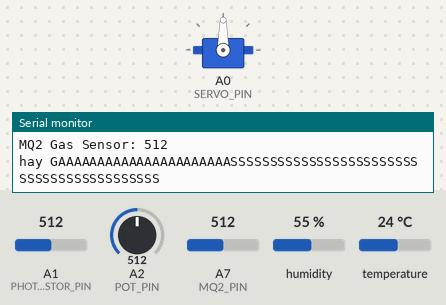
The program below on a simulated Arduino Mega 2560, built with avr-gcc and run on an emulated ATmega2560. Shown: servo, the last lines printed to the serial monitor. The test bench sets the inputs (shaded band); at power-on: A7 (MQ2_PIN) = 512, A1 (PHOTORESISTOR_PIN) = 512, A2 (POT_PIN) = 512, humidity 55 %, temperature 24 °C.

Above: at 1.2 s.
1.3 s: A7 (MQ2_PIN) set to 443
6.2 s: A7 (MQ2_PIN) set to 414
At 10.2 s:
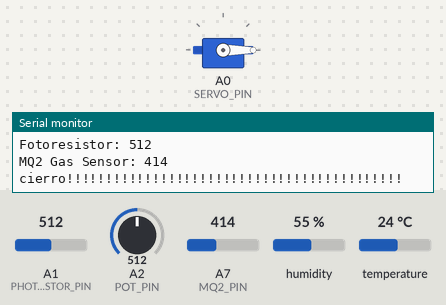
10.6 s: A1 (PHOTORESISTOR_PIN) set to 312
14.4 s: A1 (PHOTORESISTOR_PIN) set to 292
At 18.3 s:
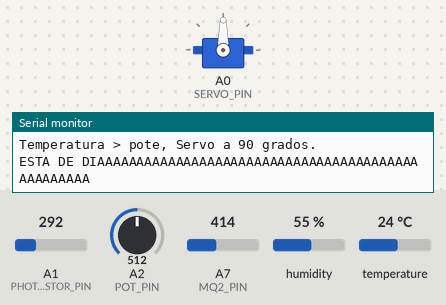
18.7 s: A1 (PHOTORESISTOR_PIN) set to 306
At 21.7 s:
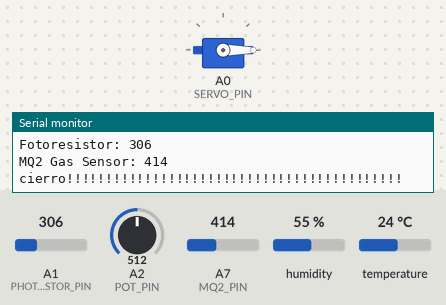
22.7 s: A1 (PHOTORESISTOR_PIN) set to 290
At 26.4 s:
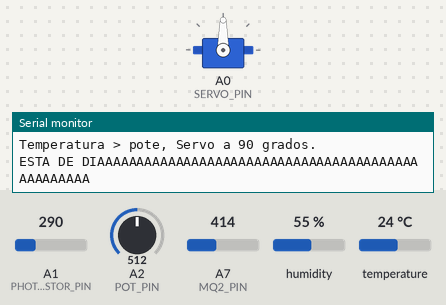
Timing chart, 0 to 27.8 s (numbered marks = the images above; inputs shaded):
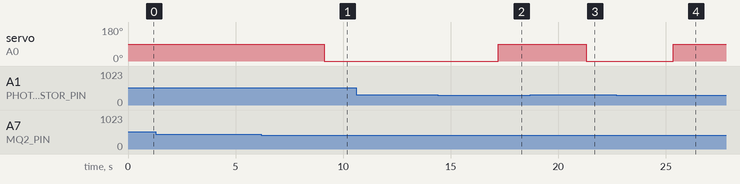

The program:

main.cpp
```cpp
#include <Arduino.h>
#include "libreria.h"

// Inicialización de objetos y variables
Servo myServo;                   // Crea un objeto Servo
DHT dht(DHT_PIN, DHT_TYPE);      // Inicializa el objeto DHT con el pin y tipo definidos
int pote = 0;
int gasValue = 0;                // Variable para almacenar la lectura del sensor MQ2                    // Variable para almacenar el valor discretizado del potenciómetro
int histeresis = 5;
void setup() {
    Serial.begin(9600);          // Inicia la comunicación serial a 9600 bps
    setupPins();                 // Configura los pines
    dht.begin();                 // Inicia la comunicación con el sensor DHT
}

void loop() {
    readPotentiometer();         // Lee el valor del potenciómetro
    readDHTSensor();             // Lee los valores del sensor DHT
    readPhotoresistor();         // Lee el valor del fotorresistor
    readMQ2Sensor();             // Lee el valor del sensor MQ2
    controlServo();              // Controla el servo motor basado en las lecturas de los sensores
    delay(2000);                 // Espera 2 segundos antes de la siguiente iteración del loop
}

void setupPins() {
    myServo.attach(SERVO_PIN);   // Asigna el pin del servo al objeto Servo
}

void readPotentiometer() {
    int potValue = analogRead(POT_PIN);       // Lee el valor analógico del potenciómetro
    pote = map(potValue, 0, 1023, 0, 36);     // Mapea el valor de 0-1023 a 0-36
    Serial.print("Potenciometro: ");          // Imprime el valor del potenciómetro en el monitor serial
    Serial.println(pote);
}

void readDHTSensor() {
    float h = dht.readHumidity();             // Lee la humedad del sensor DHT
    float t = dht.readTemperature();          // Lee la temperatura del sensor DHT

    // Verifica si alguna lectura falló y, de ser así, imprime un mensaje de error
    if (isnan(h) || isnan(t)) {
        Serial.println(F("Error al leer del sensor DHT!"));
        return;
    }

    // Imprime las lecturas de humedad y temperatura en el monitor serial
    Serial.print(F("Humedad: "));
    Serial.print(h);
    Serial.print(F("%  Temperatura: "));
    Serial.print(t);
    Serial.println(F("°C "));
}

void readPhotoresistor() {
    int photoValue = analogRead(PHOTORESISTOR_PIN);    // Lee el valor analógico del fotorresistor
    Serial.print("Fotoresistor: ");                    // Imprime el valor del fotorresistor en el monitor serial
    Serial.println(photoValue);
}

void readMQ2Sensor() {
    gasValue = analogRead(MQ2_PIN);                    // Lee el valor analógico del sensor MQ2
    Serial.print("MQ2 Gas Sensor: ");                  // Imprime el valor del sensor MQ2 en el monitor serial
    Serial.println(gasValue);
}

void controlServo() {
    int photoValue = analogRead(PHOTORESISTOR_PIN);    // Lee el valor del fotorresistor
    float temperature = dht.readTemperature();         // Lee la temperatura del sensor DHT

    delay(1000);
    if (gasValue < (430 + histeresis))
    {

        if ((photoValue < (300 + histeresis)) && (temperature > pote)) {// mayor a 300 es de noche
            myServo.write(90);
                Serial.println("Temperatura > pote, Servo a 90 grados.");
                Serial.println("ESTA DE DIAAAAAAAAAAAAAAAAAAAAAAAAAAAAAAAAAAAAAAAAAAAAAAAAAA");
                delay(1000);
        }
        else if (gasValue < (430 - histeresis) ){
            myServo.write(0);
            Serial.println("cierro!!!!!!!!!!!!!!!!!!!!!!!!!!!!!!!!!!!!!!!!!!!");
            delay(1000);
        }

    }
    else{
        myServo.write(90);
        Serial.println("hay GAAAAAAAAAAAAAAAAAAAAAASSSSSSSSSSSSSSSSSSSSSSSSSSSSSSSSSSSSSSSSSS");
        delay(1000);
    }
}
```

libreria.h
```cpp
#ifndef LIBRERIA_H
#define LIBRERIA_H

#include <Servo.h>
#include <DHT.h>

// Definiciones de pines
#define POT_PIN A2               // Pin del potenciómetro
#define DHT_PIN 2                // Pin del sensor DHT
#define DHT_TYPE DHT11           // Tipo de sensor DHT (DHT11 en este caso)
#define PHOTORESISTOR_PIN A1     // Pin del fotorresistor
#define SERVO_PIN A0              // Pin del servo motor
#define MQ2_PIN A7               // Pin del sensor MQ2

// Variables globales
extern Servo myServo;            // Objeto Servo global
extern DHT dht;                  // Objeto DHT global
extern int pote;                 // Variable global para el valor discretizado del potenciómetro

// Declaración de funciones
void setupPins();                // Configura los pines
void readPotentiometer();        // Lee el valor del potenciómetro
void readDHTSensor();            // Lee los valores del sensor DHT (temperatura y humedad)
void readPhotoresistor();        // Lee el valor del fotorresistor
void readMQ2Sensor();            // Lee el valor del sensor MQ2
void controlServo();             // Controla el servo motor basado en las lecturas de los sensores

#endif // LIBRERIA_H
```

Measured:
- the behaviour switches between 425 and 424 on A7 (MQ2_PIN) (found by bisection; images 0 and 1)
- the behaviour switches between 305 and 304 on A1 (PHOTORESISTOR_PIN) (found by bisection; images 1 and 2)
- after the input at 6.2 s, servo on A0 (SERVO_PIN): 90° → 0° after 2.9 s
- after the input at 14.4 s, servo on A0 (SERVO_PIN): 0° → 90° after 2.8 s
- after the input at 18.7 s, servo on A0 (SERVO_PIN): 90° → 0° after 2.6 s
- after the input at 22.7 s, servo on A0 (SERVO_PIN): 0° → 90° after 2.6 s
